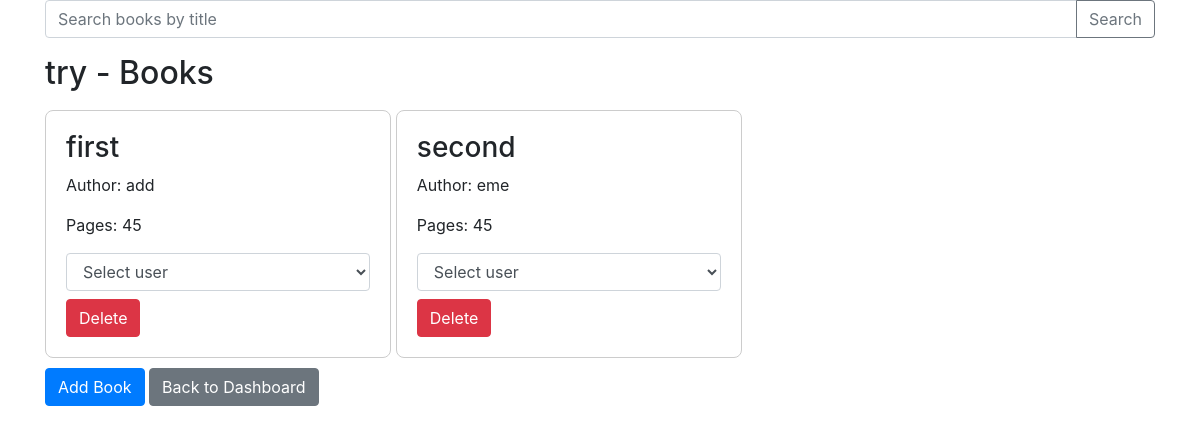
Before: /sections/1/books (signed in) with the older database file.
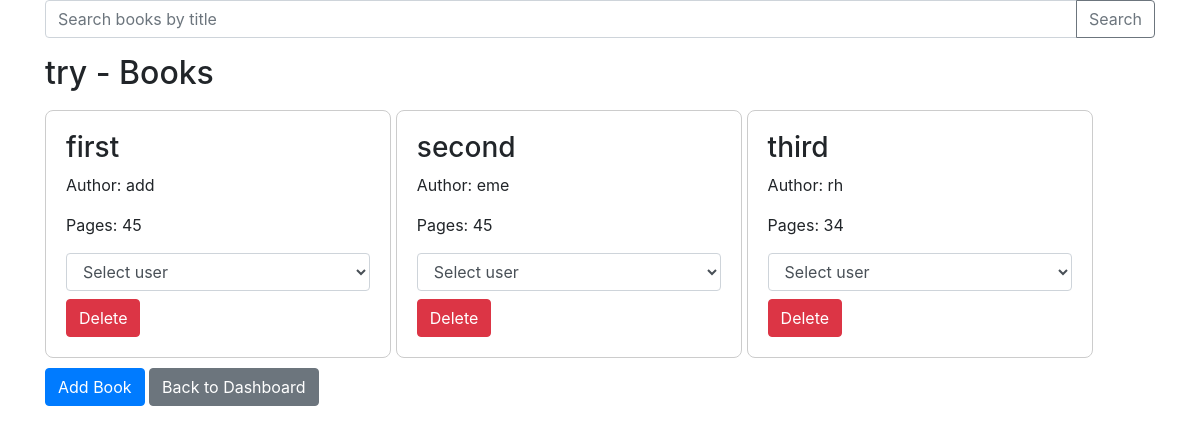
After: the same page with the newer database file.
### app.py (models this page shows)
class Section(db.Model):
    id = db.Column(db.Integer, primary_key=True)
    title = db.Column(db.String(100), nullable=False)
    date_created = db.Column(db.DateTime, default=datetime.now, nullable=False)
    description = db.Column(db.String(500), nullable=True)
    user_id = db.Column(db.Integer, db.ForeignKey('user.id'))
    books = db.relationship('Book', back_populates='section')
    issues = db.relationship('Issue', backref='section', lazy='dynamic')

class Book(db.Model):
    id = db.Column(db.Integer, primary_key=True)
    title = db.Column(db.String(150), nullable=False)
    author = db.Column(db.String(100), nullable=False)
    pages = db.Column(db.Integer)  # Add this line for the number of pages
    pdf_file = db.Column(db.String(200))
    section_id = db.Column(db.Integer, db.ForeignKey('section.id'), nullable=False)
    section = db.relationship('Section', back_populates='books')
    issues = db.relationship('Issue', backref='book', lazy='dynamic')

### app.py (the view, shortened to what this page needs)
@app.route('/sections/<int:section_id>/books', methods=['GET', 'POST'])
def view_books(section_id):
    if 'librarian_id' not in session:
        return redirect(url_for('librarian_login'))
    section = Section.query.get_or_404(section_id)
    query = request.args.get('query')
    user_id = request.args.get('user_id')
    book_id = request.args.get('book_id')
    selected_issue = None
    if query:
        books = Book.query.filter(Book.section_id == section_id, Book.title.contains(query)).all()
    else:
        books = Book.query.filter_by(section_id=section_id).all()
    return render_template('section_books.html', section=section, books=books, selected_issue=selected_issue)

### templates/section_books.html (shortened to what this page needs)
<!DOCTYPE html>
<html lang="en">
<head>
    <link rel="stylesheet" href="https://stackpath.bootstrapcdn.com/bootstrap/4.3.1/css/bootstrap.min.css">
</head>
<body>
<div class="container">
    <form action="{{ url_for('view_books', section_id=section.id) }}" method="GET" class="input-group mb-3">
        <input type="text" class="form-control" placeholder="Search books by title" name="query">
        <div class="input-group-append">
            <button class="btn btn-outline-secondary" type="submit">Search</button>
        </div>
    </form>
    <h2>{{ section.title }} - Books</h2>
    <div>
        {% for book in books %}
        <div class="book-card">
            <h3>{{ book.title }}</h3>
            <p>Author: {{ book.author }}</p>
            <p>Pages: {{ book.pages if book.pages else 'N/A' }}</p>
            <form action="{{ url_for('view_books', section_id=section.id) }}" method="get">
                <select name="user_id" onchange="this.form.submit()" class="form-control mb-2">
                    <option value="">Select user</option>
                </select>
            </form>
            <form action="{{ url_for('delete_book', book_id=book.id) }}" method="post" style="display:inline;">
                <button type="submit" class="btn btn-danger">Delete</button>
            </form>
        </div>
        {% else %}
        <p>No books in this section yet.</p>
        {% endfor %}
    </div>
    <a href="{{ url_for('add_book_form', section_id=section.id) }}" class="btn btn-primary">Add Book</a>
    <a href="{{ url_for('librarian_dashboard') }}" class="btn btn-secondary">Back to Dashboard</a>
</div>
</body>
</html>

### templates/section_books.html (style rules this page uses)
.book-card { border: 1px solid #ccc; border-radius: 8px; padding: 20px; margin: 10px 0; display: inline-block; width: calc(33% - 20px); }

Changed rows visible on the page:
added Book: title "third", author "rh", pages "34"
